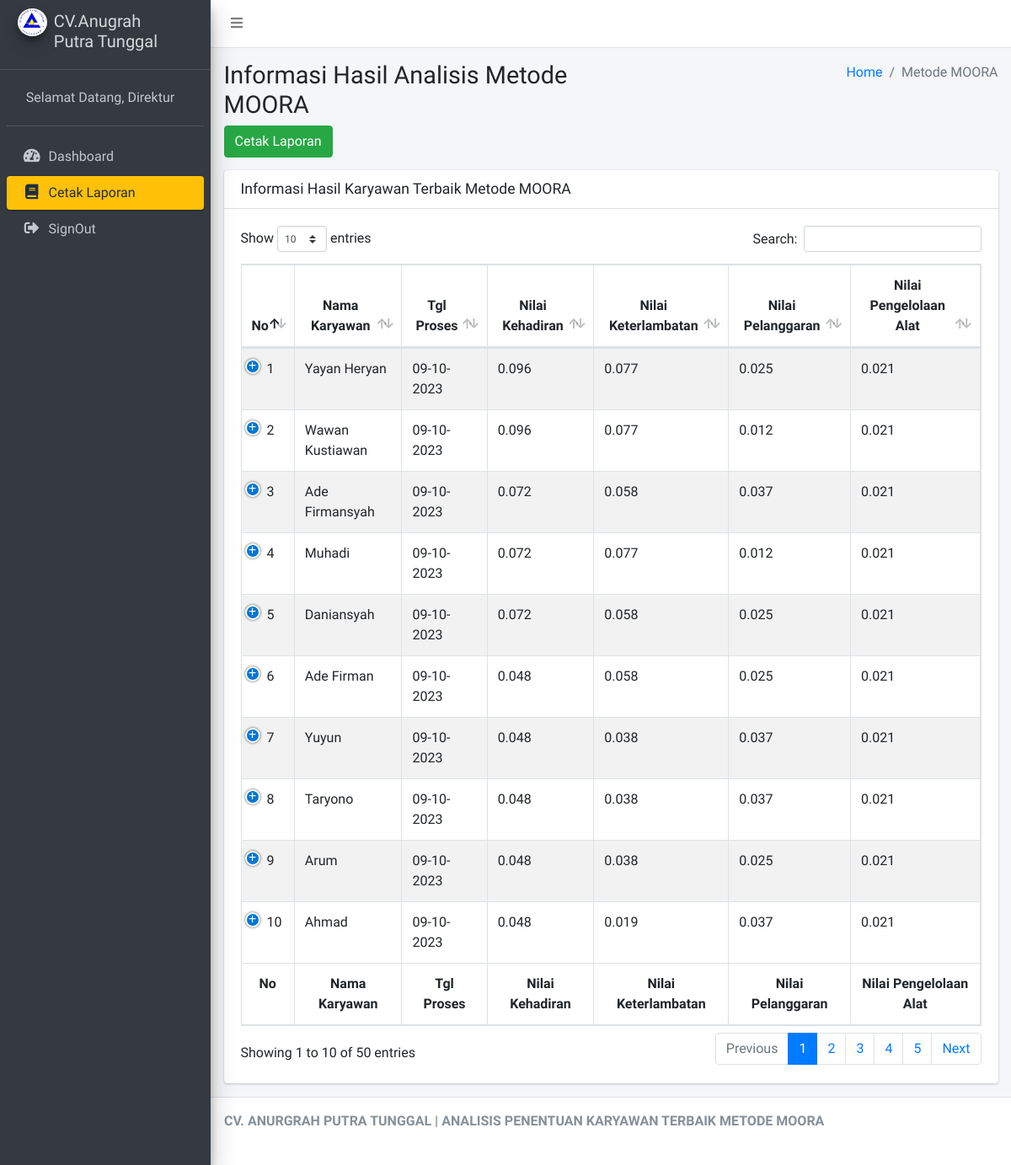
Screenshot of /Direktur/cLaporan/detail_periode/7 (signed in) with the database file from the repository.
### tables this page shows
CREATE TABLE `tbl_penilaian` (
  `id_penilaian` int(11) NOT NULL,
  `id_karyawan` int(11) NOT NULL,
  `id_user` int(11) NOT NULL,
  `tgl_proses` varchar(15) NOT NULL,
  `periode` int(11) NOT NULL,
  `nilai_kehadiran` varchar(5) NOT NULL,
  `nilai_keterlambatan` varchar(5) NOT NULL,
  `nilai_pelanggaran` varchar(5) NOT NULL,
  `nilai_pengelolaan` varchar(5) NOT NULL,
  `nilai_masa_kerja` varchar(5) NOT NULL,
  `hasil` varchar(5) NOT NULL
);

CREATE TABLE `tbl_karyawan` (
  `id_karyawan` int(11) NOT NULL,
  `nama_karyawan` varchar(125) NOT NULL,
  `jk_karyawan` varchar(125) NOT NULL,
  `alamat_karyawan` text NOT NULL,
  `no_hp_karyawan` varchar(125) NOT NULL,
  `divisi` varchar(125) NOT NULL,
  `jabatan` varchar(125) NOT NULL,
  `tgl_mulai` varchar(125) NOT NULL
);

### application/controllers/Direktur/cLaporan.php (called while the page is built, shortened)
<?php
class cLaporan extends CI_Controller
{
	public function __construct()
	{
		$this->load->model('mAnalisis');
	}
	public function detail_periode($periode)
	{
		$data_select = array(
			'penilaian' => $this->mAnalisis->select($periode),
			'periode' => $periode
		);
		$this->load->view('Direktur/Layout/head');
		$this->load->view('Direktur/Layout/aside');
		$this->load->view('Direktur/vLaporan', $data_select);
		$this->load->view('Direktur/Layout/footer');
	}
}

### index.php (called while the page is built, shortened)
<?php
require_once BASEPATH.'core/CodeIgniter.php';

### application/models/mAnalisis.php (called while the page is built, shortened)
<?php
class mAnalisis extends CI_Model
{
	public function select($periode)
	{
		$this->db->select('*');
		$this->db->from('tbl_penilaian');
		$this->db->join('tbl_karyawan', 'tbl_penilaian.id_karyawan = tbl_karyawan.id_karyawan', 'left');
		$this->db->where('periode', $periode);
		$this->db->order_by('hasil', 'desc');
		return $this->db->get()->result();
	}
}

### application/views/Direktur/vLaporan.php (the view, shortened to what this page needs)
<div class="content-wrapper">
	<section class="content-header">
		<div class="container-fluid">
			<div class="row mb-2">
				<div class="col-sm-6">
					<h1>Informasi Hasil Analisis Metode MOORA</h1>
				</div>
				<div class="col-sm-6">
					<ol class="breadcrumb float-sm-right">
						<li class="breadcrumb-item"><a href="#">Home</a></li>
						<li class="breadcrumb-item active">Metode MOORA</li>
					</ol>
				</div>
			</div>
			<a href="<?= base_url('Direktur/cLaporan/cetak') ?>" class="btn btn-success">Cetak Laporan</a>
		</div>
	</section>
	<section class="content">
		<div class="container-fluid">
			<div class="row">
				<div class="col-12  ">
					<div class="card">
						<div class="card-header">
							<h3 class="card-title">Informasi Hasil Karyawan Terbaik Metode MOORA</h3>
						</div>
						<div class="card-body">
							<table id="example1" class="table table-bordered table-striped">
								<thead>
									<tr>
										<th class="text-center">No</th>
										<th class="text-center">Nama Karyawan</th>
										<th class="text-center">Tgl Proses</th>
										<th class="text-center">Nilai Kehadiran</th>
										<th class="text-center">Nilai Keterlambatan</th>
										<th class="text-center">Nilai Pelanggaran</th>
										<th class="text-center">Nilai Pengelolaan Alat</th>
									</tr>
								</thead>
								<tbody>
									<?php
									$no = 1;
									foreach ($penilaian as $key => $value) {
									?>
										<tr>
											<td><?= $no++ ?></td>
											<td><?= $value->nama_karyawan ?></td>
											<td><?= $value->tgl_proses ?></td>
											<td><?= $value->nilai_kehadiran ?></td>
											<td><?= $value->nilai_keterlambatan ?></td>
											<td><?= $value->nilai_pelanggaran ?></td>
											<td><?= $value->nilai_pengelolaan ?></td>
										</tr>
									<?php
									}
									?>
								</tbody>
								<tfoot>
									<tr>
										<th class="text-center">No</th>
										<th class="text-center">Nama Karyawan</th>
										<th class="text-center">Tgl Proses</th>
										<th class="text-center">Nilai Kehadiran</th>
										<th class="text-center">Nilai Keterlambatan</th>
										<th class="text-center">Nilai Pelanggaran</th>
										<th class="text-center">Nilai Pengelolaan Alat</th>
									</tr>
								</tfoot>
							</table>
						</div>
					</div>
				</div>
			</div>
		</div>
	</section>
</div>

### rows the page displays
tbl_penilaian: id_karyawan.nama_karyawan "Yayan Heryan", tgl_proses "09-10-2023", nilai_kehadiran "0.096", nilai_keterlambatan "0.077", nilai_pelanggaran "0.025", nilai_pengelolaan "0.021"
tbl_penilaian: id_karyawan.nama_karyawan "Wawan Kustiawan", tgl_proses "09-10-2023", nilai_kehadiran "0.096", nilai_keterlambatan "0.077", nilai_pelanggaran "0.012", nilai_pengelolaan "0.021"
tbl_penilaian: id_karyawan.nama_karyawan "Ade Firmansyah", tgl_proses "09-10-2023", nilai_kehadiran "0.072", nilai_keterlambatan "0.058", nilai_pelanggaran "0.037", nilai_pengelolaan "0.021"
tbl_penilaian: id_karyawan.nama_karyawan "Muhadi", tgl_proses "09-10-2023", nilai_kehadiran "0.072", nilai_keterlambatan "0.077", nilai_pelanggaran "0.012", nilai_pengelolaan "0.021"
tbl_penilaian: id_karyawan.nama_karyawan "Daniansyah", tgl_proses "09-10-2023", nilai_kehadiran "0.072", nilai_keterlambatan "0.058", nilai_pelanggaran "0.025", nilai_pengelolaan "0.021"
tbl_penilaian: id_karyawan.nama_karyawan "Ade Firman", tgl_proses "09-10-2023", nilai_kehadiran "0.048", nilai_keterlambatan "0.058", nilai_pelanggaran "0.025", nilai_pengelolaan "0.021"
tbl_penilaian: id_karyawan.nama_karyawan "Yuyun", tgl_proses "09-10-2023", nilai_kehadiran "0.048", nilai_keterlambatan "0.038", nilai_pelanggaran "0.037", nilai_pengelolaan "0.021"
tbl_penilaian: id_karyawan.nama_karyawan "Taryono", tgl_proses "09-10-2023", nilai_kehadiran "0.048", nilai_keterlambatan "0.038", nilai_pelanggaran "0.037", nilai_pengelolaan "0.021"
tbl_penilaian: id_karyawan.nama_karyawan "Arum", tgl_proses "09-10-2023", nilai_kehadiran "0.048", nilai_keterlambatan "0.038", nilai_pelanggaran "0.025", nilai_pengelolaan "0.021"
tbl_penilaian: id_karyawan.nama_karyawan "Ahmad", tgl_proses "09-10-2023", nilai_kehadiran "0.048", nilai_keterlambatan "0.019", nilai_pelanggaran "0.037", nilai_pengelolaan "0.021"
